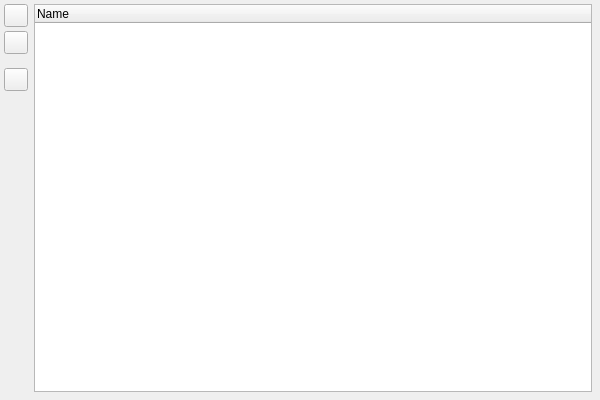
<?xml version="1.0" encoding="UTF-8"?>
<ui version="4.0">
 <class>LayerDialog</class>
 <widget class="QDialog" name="LayerDialog">
  <property name="geometry">
   <rect>
    <x>0</x>
    <y>0</y>
    <width>600</width>
    <height>400</height>
   </rect>
  </property>
  <property name="minimumSize">
   <size>
    <width>400</width>
    <height>200</height>
   </size>
  </property>
  <property name="windowTitle">
   <string>Layer Editor</string>
  </property>
  <layout class="QHBoxLayout" name="horizontalLayout">
   <property name="spacing">
    <number>4</number>
   </property>
   <property name="leftMargin">
    <number>4</number>
   </property>
   <property name="topMargin">
    <number>4</number>
   </property>
   <property name="rightMargin">
    <number>4</number>
   </property>
   <property name="bottomMargin">
    <number>4</number>
   </property>
   <item>
    <widget class="QWidget" name="widget_2" native="true">
     <layout class="QVBoxLayout" name="verticalLayout">
      <property name="spacing">
       <number>4</number>
      </property>
      <property name="leftMargin">
       <number>0</number>
      </property>
      <property name="topMargin">
       <number>0</number>
      </property>
      <property name="rightMargin">
       <number>2</number>
      </property>
      <property name="bottomMargin">
       <number>0</number>
      </property>
      <item>
       <widget class="QToolButton" name="newMaterial">
        <property name="minimumSize">
         <size>
          <width>0</width>
          <height>0</height>
         </size>
        </property>
        <property name="maximumSize">
         <size>
          <width>16777215</width>
          <height>16777215</height>
         </size>
        </property>
        <property name="toolTip">
         <string>Create and add a sublayer under the bold, active edit layer</string>
        </property>
        <property name="text">
         <string/>
        </property>
       </widget>
      </item>
      <item>
       <widget class="QToolButton" name="load">
        <property name="minimumSize">
         <size>
          <width>0</width>
          <height>0</height>
         </size>
        </property>
        <property name="maximumSize">
         <size>
          <width>16777215</width>
          <height>16777215</height>
         </size>
        </property>
        <property name="toolTip">
         <string>Add an existing sublayer under the bold, active edit layer</string>
        </property>
        <property name="text">
         <string/>
        </property>
       </widget>
      </item>
      <item>
       <spacer name="verticalSpacer_2">
        <property name="orientation">
         <enum>Qt::Orientation::Vertical</enum>
        </property>
        <property name="sizeType">
         <enum>QSizePolicy::Policy::Fixed</enum>
        </property>
        <property name="sizeHint" stdset="0">
         <size>
          <width>20</width>
          <height>10</height>
         </size>
        </property>
       </spacer>
      </item>
      <item>
       <widget class="QToolButton" name="select">
        <property name="minimumSize">
         <size>
          <width>0</width>
          <height>0</height>
         </size>
        </property>
        <property name="maximumSize">
         <size>
          <width>16777215</width>
          <height>16777215</height>
         </size>
        </property>
        <property name="toolTip">
         <string>Select all composed prim paths authored by the selected layer</string>
        </property>
        <property name="text">
         <string/>
        </property>
       </widget>
      </item>
      <item>
       <spacer name="verticalSpacer">
        <property name="orientation">
         <enum>Qt::Orientation::Vertical</enum>
        </property>
        <property name="sizeHint" stdset="0">
         <size>
          <width>20</width>
          <height>40</height>
         </size>
        </property>
       </spacer>
      </item>
     </layout>
    </widget>
   </item>
   <item>
    <widget class="QWidget" name="widget" native="true">
     <layout class="QVBoxLayout" name="verticalLayout_2">
      <property name="spacing">
       <number>0</number>
      </property>
      <property name="leftMargin">
       <number>0</number>
      </property>
      <property name="topMargin">
       <number>0</number>
      </property>
      <property name="rightMargin">
       <number>0</number>
      </property>
      <property name="bottomMargin">
       <number>0</number>
      </property>
      <item>
       <widget class="QWidget" name="widget_6" native="true">
        <property name="sizePolicy">
         <sizepolicy hsizetype="Expanding" vsizetype="Preferred">
          <horstretch>0</horstretch>
          <verstretch>0</verstretch>
         </sizepolicy>
        </property>
        <property name="DockWidget" stdset="0">
         <bool>true</bool>
        </property>
        <layout class="QVBoxLayout" name="verticalLayout_5">
         <property name="spacing">
          <number>0</number>
         </property>
         <property name="leftMargin">
          <number>0</number>
         </property>
         <property name="topMargin">
          <number>0</number>
         </property>
         <property name="rightMargin">
          <number>4</number>
         </property>
         <property name="bottomMargin">
          <number>4</number>
         </property>
         <item>
          <widget class="stageviz::LayerTree" name="layerTree">
           <property name="sizePolicy">
            <sizepolicy hsizetype="Expanding" vsizetype="Expanding">
             <horstretch>0</horstretch>
             <verstretch>0</verstretch>
            </sizepolicy>
           </property>
           <column>
            <property name="text">
             <string notr="true">Name</string>
            </property>
           </column>
          </widget>
         </item>
        </layout>
       </widget>
      </item>
     </layout>
    </widget>
   </item>
  </layout>
 </widget>
 <customwidgets>
  <customwidget>
   <class>stageviz::LayerTree</class>
   <extends>QTreeWidget</extends>
   <header>layertree.h</header>
   <container>1</container>
  </customwidget>
 </customwidgets>
 <resources/>
 <connections/>
</ui>
